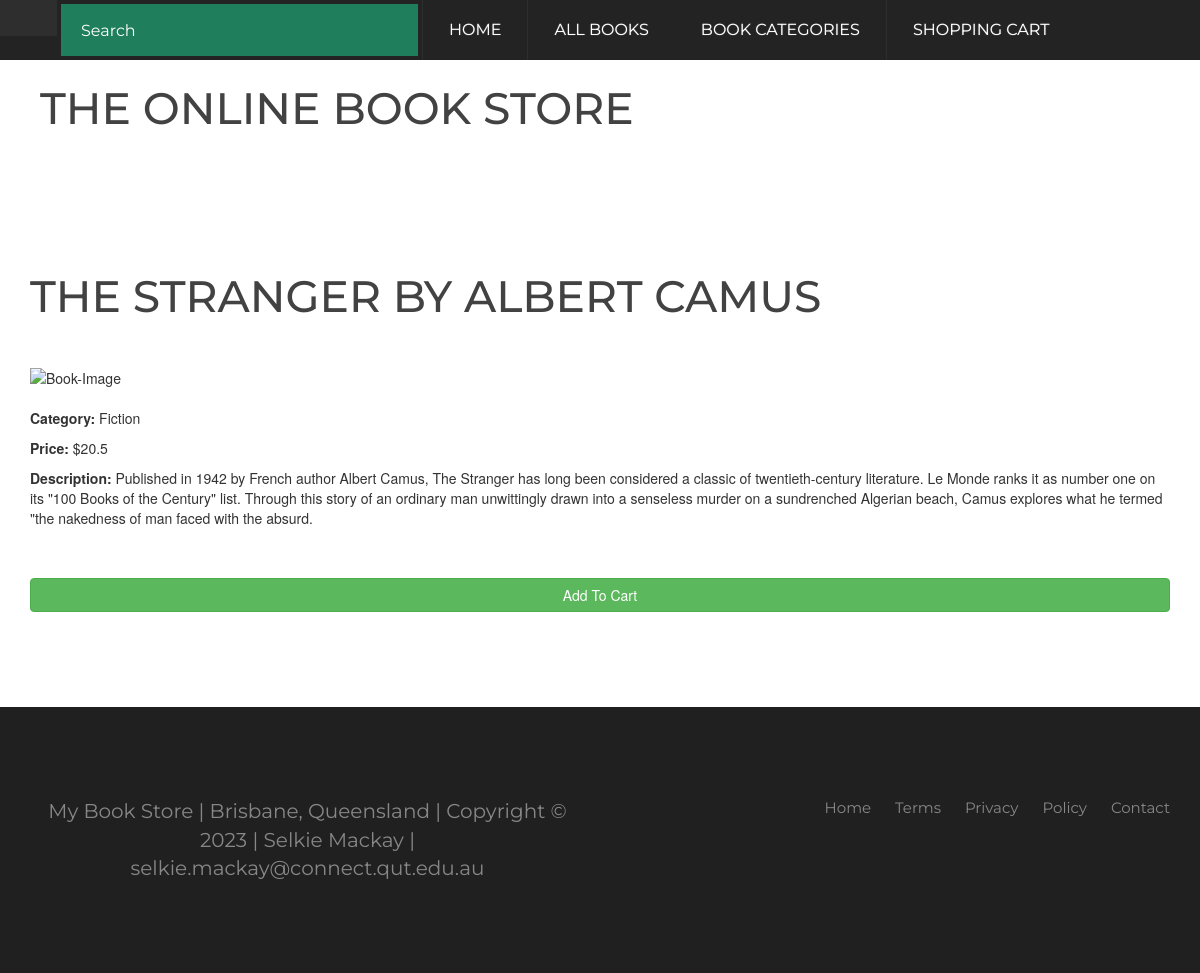
The app's page /bookDetails?book_id=8 with its own data.
### website/models.py (models this page shows)
class Book(db.Model):
    id = db.Column(db.Integer, primary_key=True)
    name = db.Column(db.String(150))
    price = db.Column(db.Integer)
    description = db.Column(db.String(150))
    image = db.Column(db.String(150))
    quantity = db.Column(db.Integer, default=0)
    category = db.Column(db.String(150))

### website/views.py (the view)
@views.route("/bookDetails")
def bookDetails():
    book_id = request.args.get('book_id')
    book = Book.query.filter_by(id=book_id).first()
    return render_template("book_details.html", book=book)

### website/templates/book_details.html
{% extends "layout.html" %} {% block content %}
<div class="container">
  <h1>{{book.name}}</h1>
  <div class="left-column">
    <img
      data-image="red"
      class="active"
      src="{{book.image}}"
      width="20%"
      height="50%"
      alt="Book-Image"
    />
  </div>
  <div class="right-column">
    <div class="product-description">
      <br />
      <p><strong>Category: </strong>{{book.category.title()}}</p>
      <div class="product-price">
        <p><strong>Price: </strong>${{book.price}}</p>
      </div>
      <p><strong>Description: </strong>{{book.description}}</p>
    </div>
    <br /><br />
    <div class="product-configuration">
      <a
        class="btn btn-success"
        href="/addtocart?book_id={{ book.id }}"
        style="width: 100%"
        >Add To Cart</a
      >
    </div>
    <br />
  </div>
</div>
{% endblock content %}

### website/static/styles/main.css (style rules this page uses)
h1 { position: relative; margin-bottom: 45px; font-family: Montserrat; font-size: 44px; text-transform: uppercase; color: #424242; }
a { text-decoration: none; color: white; }
a { background-image: url(triangle.png); background-position: 85% center; background-repeat: no-repeat; padding-right: 42px; }
.container { padding: 75px 0; margin: 0 auto; width: 1140px; }

### records on screen
Book: name "THE STRANGER BY ALBERT CAMUS", category "Fiction", price "20.5", description "Published in 1942 by French author Albert Camus, The Stranger has long been considered a classic of twentieth-century literature. Le Monde ranks it as number one on its \"100 Books of the Century\" list. Through this story of an ordinary man unwittingly drawn into a senseless murder on a sundrenched Algerian beach, Camus explores what he termed \"the nakedness of man faced with the absurd."
